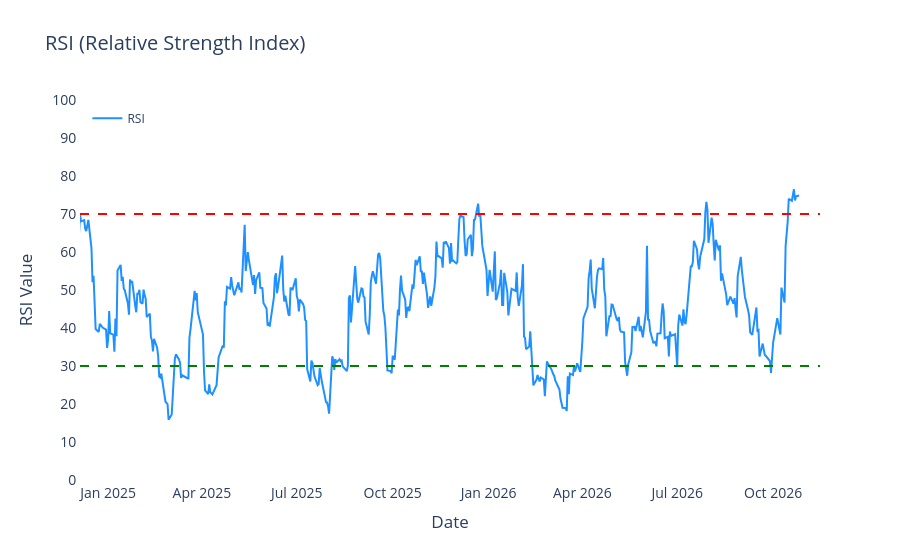
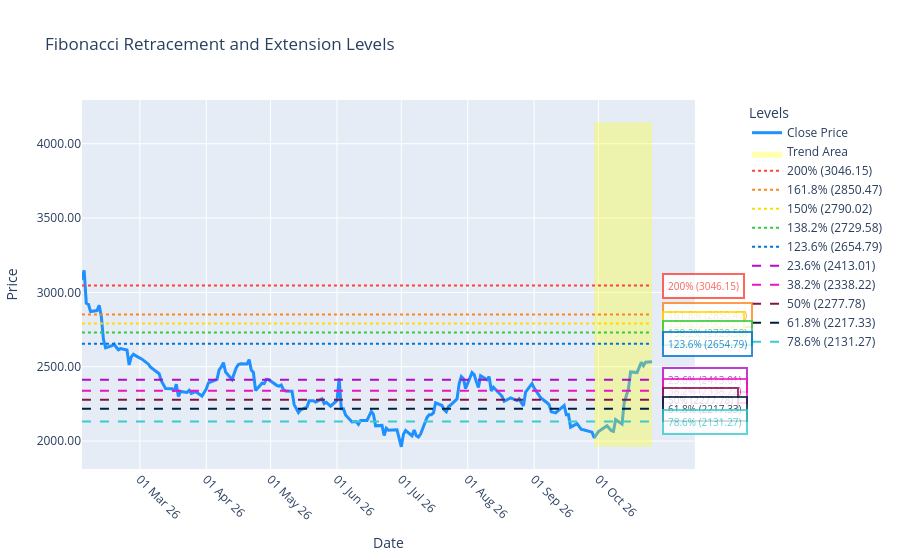
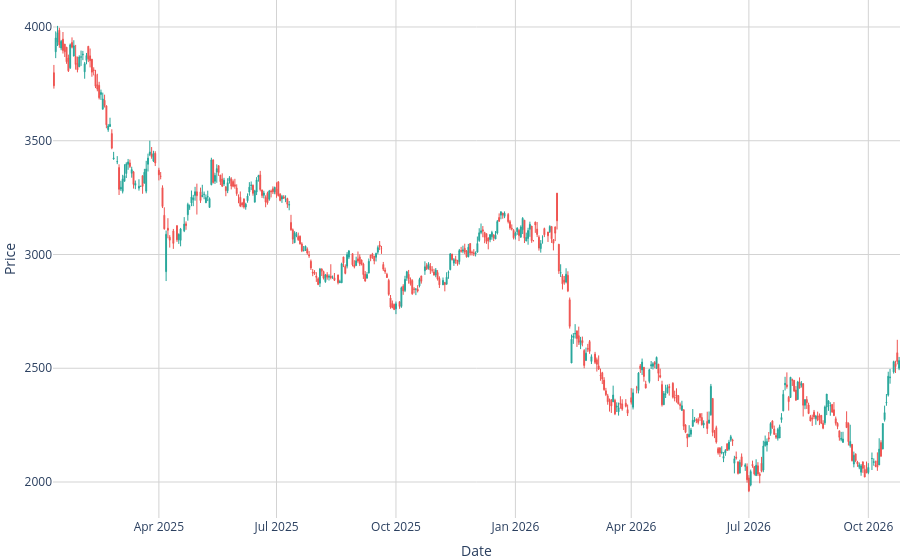

These figures' notebook cell, in order:
### Code cell
#INPUT
name = input('Enter a name: ')

# PREPROCESSING THE NAME
symbol,st_name = search_stock_symbol(name)
symbol = symbol_changes(symbol)

# API CALL
comp = yf.Ticker(symbol)
data = comp.history(period='2y', interval='1d')
info = comp.info

curr_price = info['currentPrice']

weights = {
    'pe': 0.5,
    'rsi': 0.8,
    'macd': 0.8,
    'fib': 0.2,
    'trend': 0.6
}

# PE RATIO AND CAP ID
info = pe_and_market_cap(info)

if info[2] != 1:
    print('The company is not large cap')


pe = info[1]

if pe <= 20:
    pe_score = 1  # Buy
    pe_response = f'The P/E ratio is {round(pe,2)}, which is below 20, hence BUY'

else:
    pe_score = -1  # Sell
    pe_response = f'The P/E ratio is {round(pe,2)}, which is above 20, hence SELL'


# RSI
r, window = rsi(data)
rsi_score, rsi_response = analyze_rsi(r)

# MACD
ma = macd(data)
macd_score, macd_response = interpret_macd(ma)


# Fibonacci Retracement
fib = fibonacci_retracement(data)

current_price = data['Close'].iloc[-1]
prev_price = data['Close'].iloc[-2]

trend = fib['trend']

levels = dict()
levels['retracement'] = fib['retracement_levels']
levels ['extension'] = fib['extension_levels']

fib_response, fib_score = fib_insight(current_price=current_price, trend=trend, levels=levels, previous_price=prev_price)

data_trend = calculate_trend(data, short_window=14, long_window=50)
trend_score, trend_response = analyze_trend(data_trend)

final_score = (
    (pe_score * weights['pe']) + 
    (rsi_score * weights['rsi']) + 
    (macd_score * weights['macd']) + 
    (fib_score * weights['fib']) +
    (trend_score * weights['trend'])
)

# # Decision based on final score
# if final_score > 0:
#     print(f'\nBuy stocks of {st_name}')
# else:
#     print(f'\nSell your stocks of {st_name}')
    
if final_score > -0.3 and final_score < 0.3:
        print(f'\nHold stocks of {st_name}')
        ans = 0
        
elif final_score >= 0.3:
    print(f'\nBuy stocks of {st_name}')
    ans = 1

elif final_score <= -0.3:
    print(f'\nSell stocks of {st_name}')
    ans = -1


print(f'Current Price of {st_name}: {curr_price}')
print(f'Market Cap of {st_name}: {round(info[0] / (10 ** 7) , 2)} Crores')

print(pe_response)

visualise_macd(data)
print(macd_response)

visualise_rsi(r, window)
print(rsi_response)

fig = visualise_fib(fib, data)
fig.show()
print(*fib_response)

print('\n' + trend_response)
plot_stock_trends_candlestick(data_trend)

### Figure 1 — Plotly figure (JSON) as saved in the notebook; plotly's stock layout.template omitted (floating-point values rounded to 4 significant figures; data arrays with more than 128 entries replaced by an {"elided": "..."} marker saying what was removed)
{"data": [{"hovertemplate": "Date: %{x|%b %d}<br>RSI: %{y:.2f}<extra></extra>", "line": {"color": "dodgerblue", "width": 2}, "mode": "lines", "name": "RSI", "type": "scatter", "x": {"elided": "480 str values"}, "y": {"elided": "480 float values"}}], "layout": {"font": {"size": 14}, "hovermode": "x unified", "legend": {"font": {"size": 12}, "x": 0.01, "y": 0.99}, "plot_bgcolor": "white", "shapes": [{"line": {"color": "red", "dash": "dash", "width": 2}, "type": "line", "x0": 0, "x1": 1, "xref": "x domain", "y0": 70, "y1": 70, "yref": "y"}, {"line": {"color": "green", "dash": "dash", "width": 2}, "type": "line", "x0": 0, "x1": 1, "xref": "x domain", "y0": 30, "y1": 30, "yref": "y"}], "showlegend": true, "title": {"text": "RSI (Relative Strength Index)"}, "xaxis": {"nticks": 10, "range": ["2024-12-05T00:00:00+05:30", "2026-11-15T00:00:00+05:30"], "showgrid": true, "showline": true, "showticklabels": true, "tickmode": "auto", "title": {"text": "Date"}, "zeroline": false}, "yaxis": {"dtick": 10, "range": [0, 100], "showgrid": true, "showline": true, "showticklabels": true, "tick0": 0, "tickmode": "linear", "title": {"text": "RSI Value"}, "zeroline": false}}}

### Figure 2 — Plotly figure (JSON) as saved in the notebook; plotly's stock layout.template omitted (floating-point values rounded to 4 significant figures; data arrays with more than 128 entries replaced by an {"elided": "..."} marker saying what was removed)
{"data": [{"hovertemplate": "<b>Date:</b> %{x|%d %b %y}<br><b>Close:</b> %{y:.2f}<extra></extra>", "line": {"color": "#1e90ff", "width": 3}, "name": "Close Price", "type": "scatter", "x": {"elided": "494 str values"}, "y": {"elided": "494 float values"}}, {"fill": "toself", "fillcolor": "rgba(255,255,0,0.3)", "line": {"color": "rgba(255,255,0,0)"}, "name": "Trend Area", "type": "scatter", "x": ["2026-09-29T00:00:00+05:30", "2026-09-29T00:00:00+05:30", "2026-10-26T00:00:00+05:30", "2026-10-26T00:00:00+05:30"], "y": [1961.0, 4145.0, 4145.0, 1961.0]}, {"line": {"color": "#FF4136", "dash": "dot", "width": 2}, "mode": "lines", "name": "200% (3046.15)", "type": "scatter", "x": ["2024-10-28T00:00:00+05:30", "2026-10-26T00:00:00+05:30"], "y": [3046.0, 3046.0]}, {"line": {"color": "#FF851B", "dash": "dot", "width": 2}, "mode": "lines", "name": "161.8% (2850.47)", "type": "scatter", "x": ["2024-10-28T00:00:00+05:30", "2026-10-26T00:00:00+05:30"], "y": [2850.0, 2850.0]}, {"line": {"color": "#FFDC00", "dash": "dot", "width": 2}, "mode": "lines", "name": "150% (2790.02)", "type": "scatter", "x": ["2024-10-28T00:00:00+05:30", "2026-10-26T00:00:00+05:30"], "y": [2790.0, 2790.0]}, {"line": {"color": "#2ECC40", "dash": "dot", "width": 2}, "mode": "lines", "name": "138.2% (2729.58)", "type": "scatter", "x": ["2024-10-28T00:00:00+05:30", "2026-10-26T00:00:00+05:30"], "y": [2730.0, 2730.0]}, {"line": {"color": "#0074D9", "dash": "dot", "width": 2}, "mode": "lines", "name": "123.6% (2654.79)", "type": "scatter", "x": ["2024-10-28T00:00:00+05:30", "2026-10-26T00:00:00+05:30"], "y": [2655.0, 2655.0]}, {"line": {"color": "#B10DC9", "dash": "dash", "width": 2}, "mode": "lines", "name": "23.6% (2413.01)", "type": "scatter", "x": ["2024-10-28T00:00:00+05:30", "2026-10-26T00:00:00+05:30"], "y": [2413.0, 2413.0]}, {"line": {"color": "#F012BE", "dash": "dash", "width": 2}, "mode": "lines", "name": "38.2% (2338.22)", "type": "scatter", "x": ["2024-10-28T00:00:00+05:30", "2026-10-26T00:00:00+05:30"], "y": [2338.0, 2338.0]}, {"line": {"color": "#85144b", "dash": "dash", "width": 2}, "mode": "lines", "name": "50% (2277.78)", "type": "scatter", "x": ["2024-10-28T00:00:00+05:30", "2026-10-26T00:00:00+05:30"], "y": [2278.0, 2278.0]}, {"line": {"color": "#001f3f", "dash": "dash", "width": 2}, "mode": "lines", "name": "61.8% (2217.33)", "type": "scatter", "x": ["2024-10-28T00:00:00+05:30", "2026-10-26T00:00:00+05:30"], "y": [2217.0, 2217.0]}, {"line": {"color": "#39CCCC", "dash": "dash", "width": 2}, "mode": "lines", "name": "78.6% (2131.27)", "type": "scatter", "x": ["2024-10-28T00:00:00+05:30", "2026-10-26T00:00:00+05:30"], "y": [2131.0, 2131.0]}], "layout": {"annotations": [{"bgcolor": "white", "bordercolor": "#FF4136", "borderpad": 4, "borderwidth": 2, "font": {"color": "#FF4136", "size": 10}, "opacity": 0.8, "showarrow": false, "text": "200% (3046.15)", "x": "2026-10-26T00:00:00+05:30", "xanchor": "left", "xshift": 10, "y": 3046.0}, {"bgcolor": "white", "bordercolor": "#FF851B", "borderpad": 4, "borderwidth": 2, "font": {"color": "#FF851B", "size": 10}, "opacity": 0.8, "showarrow": false, "text": "161.8% (2850.47)", "x": "2026-10-26T00:00:00+05:30", "xanchor": "left", "xshift": 10, "y": 2850.0}, {"bgcolor": "white", "bordercolor": "#FFDC00", "borderpad": 4, "borderwidth": 2, "font": {"color": "#FFDC00", "size": 10}, "opacity": 0.8, "showarrow": false, "text": "150% (2790.02)", "x": "2026-10-26T00:00:00+05:30", "xanchor": "left", "xshift": 10, "y": 2790.0}, {"bgcolor": "white", "bordercolor": "#2ECC40", "borderpad": 4, "borderwidth": 2, "font": {"color": "#2ECC40", "size": 10}, "opacity": 0.8, "showarrow": false, "text": "138.2% (2729.58)", "x": "2026-10-26T00:00:00+05:30", "xanchor": "left", "xshift": 10, "y": 2730.0}, {"bgcolor": "white", "bordercolor": "#0074D9", "borderpad": 4, "borderwidth": 2, "font": {"color": "#0074D9", "size": 10}, "opacity": 0.8, "showarrow": false, "text": "123.6% (2654.79)", "x": "2026-10-26T00:00:00+05:30", "xanchor": "left", "xshift": 10, "y": 2655.0}, {"bgcolor": "white", "bordercolor": "#B10DC9", "borderpad": 4, "borderwidth": 2, "font": {"color": "#B10DC9", "size": 10}, "opacity": 0.8, "showarrow": false, "text": "23.6% (2413.01)", "x": "2026-10-26T00:00:00+05:30", "xanchor": "left", "xshift": 10, "y": 2413.0}, {"bgcolor": "white", "bordercolor": "#F012BE", "borderpad": 4, "borderwidth": 2, "font": {"color": "#F012BE", "size": 10}, "opacity": 0.8, "showarrow": false, "text": "38.2% (2338.22)", "x": "2026-10-26T00:00:00+05:30", "xanchor": "left", "xshift": 10, "y": 2338.0}, {"bgcolor": "white", "bordercolor": "#85144b", "borderpad": 4, "borderwidth": 2, "font": {"color": "#85144b", "size": 10}, "opacity": 0.8, "showarrow": false, "text": "50% (2277.78)", "x": "2026-10-26T00:00:00+05:30", "xanchor": "left", "xshift": 10, "y": 2278.0}, {"bgcolor": "white", "bordercolor": "#001f3f", "borderpad": 4, "borderwidth": 2, "font": {"color": "#001f3f", "size": 10}, "opacity": 0.8, "showarrow": false, "text": "61.8% (2217.33)", "x": "2026-10-26T00:00:00+05:30", "xanchor": "left", "xshift": 10, "y": 2217.0}, {"bgcolor": "white", "bordercolor": "#39CCCC", "borderpad": 4, "borderwidth": 2, "font": {"color": "#39CCCC", "size": 10}, "opacity": 0.8, "showarrow": false, "text": "78.6% (2131.27)", "x": "2026-10-26T00:00:00+05:30", "xanchor": "left", "xshift": 10, "y": 2131.0}], "hovermode": "x unified", "legend": {"title": {"text": "Levels"}}, "showlegend": true, "title": {"text": "Fibonacci Retracement and Extension Levels"}, "xaxis": {"anchor": "y", "domain": [0, 0.94], "range": ["2026-02-02T00:00:00+05:30", "2026-11-15T00:00:00+05:30"], "tickangle": 45, "tickformat": "%d %b %y", "tickmode": "array", "ticktext": ["01 Mar 26", "01 Apr 26", "01 May 26", "01 Jun 26", "01 Jul 26", "01 Aug 26", "01 Sep 26", "01 Oct 26"], "tickvals": ["2026-03-01T00:00:00+05:30", "2026-04-01T00:00:00+05:30", "2026-05-01T00:00:00+05:30", "2026-06-01T00:00:00+05:30", "2026-07-01T00:00:00+05:30", "2026-08-01T00:00:00+05:30", "2026-09-01T00:00:00+05:30", "2026-10-01T00:00:00+05:30"], "title": {"text": "Date"}}, "yaxis": {"anchor": "x", "domain": [0, 1], "tickformat": ".2f", "title": {"text": "Price"}}, "yaxis2": {"anchor": "x", "overlaying": "y", "side": "right", "tickformat": ".2f"}}}

### Figure 3 — Plotly figure (JSON) as saved in the notebook; plotly's stock layout.template omitted (floating-point values rounded to 4 significant figures; data arrays with more than 128 entries replaced by an {"elided": "..."} marker saying what was removed)
{"data": [{"close": {"elided": "444 float values"}, "decreasing": {"fillcolor": "#EF5350", "line": {"color": "#EF5350"}}, "high": {"elided": "444 float values"}, "increasing": {"fillcolor": "#26A69A", "line": {"color": "#26A69A"}}, "line": {"width": 1}, "low": {"elided": "444 float values"}, "open": {"elided": "444 float values"}, "type": "candlestick", "x": {"elided": "444 str values"}}], "layout": {"hovermode": "x unified", "margin": {"b": 0, "l": 0, "r": 0, "t": 0}, "plot_bgcolor": "white", "showlegend": false, "title": {"text": "Candle Chart"}, "xaxis": {"gridcolor": "lightgrey", "gridwidth": 1, "rangebreaks": [{"bounds": ["sat", "mon"]}], "rangeslider": {"visible": false}, "showgrid": true, "showticklabels": true, "title": {"text": "Date"}, "zeroline": false}, "yaxis": {"gridcolor": "lightgrey", "gridwidth": 1, "showgrid": true, "showticklabels": true, "title": {"text": "Price"}, "zeroline": false}}}
